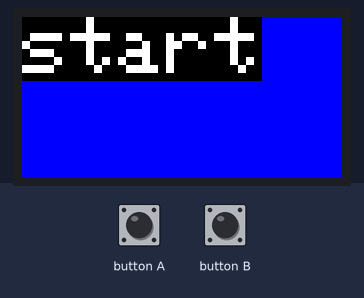
Bench run of a program on a simulated ESP32. Parts: 160×80 colour display. The test bench sets the inputs (shaded band).

Above: at 1.3 s.
1.4 s: button A pressed for 0.15 s
At 1.71 s:
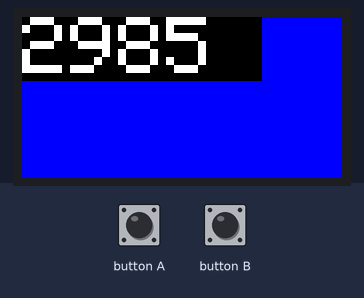
2.1 s: button A pressed for 1 s
At 6.1 s:
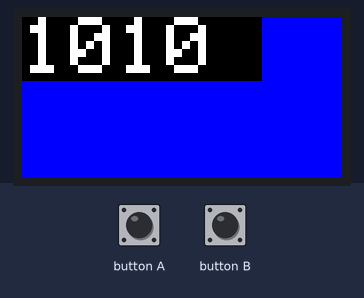
Timing chart, 0 to 7.6 s (numbered marks = the images above; inputs shaded):
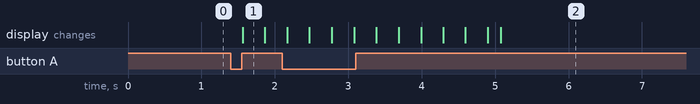

The program:

main.cpp
```cpp
// #include <Arduino.h>
#include <M5StickC.h>

const int STEP = 0;
int speed = 3000; // interval time
int target_speed = 1000;
boolean isStop = 1;
const int ACCEL = 5;

void setup()
{

  M5.begin();
  M5.Lcd.setRotation(1);
  M5.Lcd.fillScreen(BLUE);
  M5.Lcd.setTextSize(4);
  M5.Lcd.print("start");

  pinMode(STEP, OUTPUT);
  digitalWrite(STEP, LOW);
}

void loop()
{
  M5.update();

  if (!isStop)
  {
    // Serial.print("1");
    digitalWrite(STEP, HIGH);
    delayMicroseconds(speed);
    digitalWrite(STEP, LOW);
    delayMicroseconds(speed);
    int diff = target_speed - speed;
    if (diff < -ACCEL)
    {
      M5.Lcd.setCursor(0, 0);
      M5.Lcd.printf("%d ", speed);
      speed -= ACCEL;
    }
    else if (diff > ACCEL)
    {
      M5.Lcd.setCursor(0, 0);
      M5.Lcd.printf("%d ", speed);
      speed += ACCEL;
    }
    if(speed > 3000-(ACCEL*2)){
      isStop = 1;
    }
  }
  if(M5.BtnA.wasReleasefor(100)){
    if(isStop){
      isStop = 0;
      target_speed = 1500;
      speed = 3000-ACCEL*3;
    }else if(target_speed == 1500){
      target_speed = 1000;
    }else if(target_speed == 1000){
      target_speed = 700;
    }else if(target_speed == 700){
      target_speed = 3000;
    }
  }
}
```

Measured:
- after the input at 1.4 s, the display: changes after 0.16 s (image 1)
